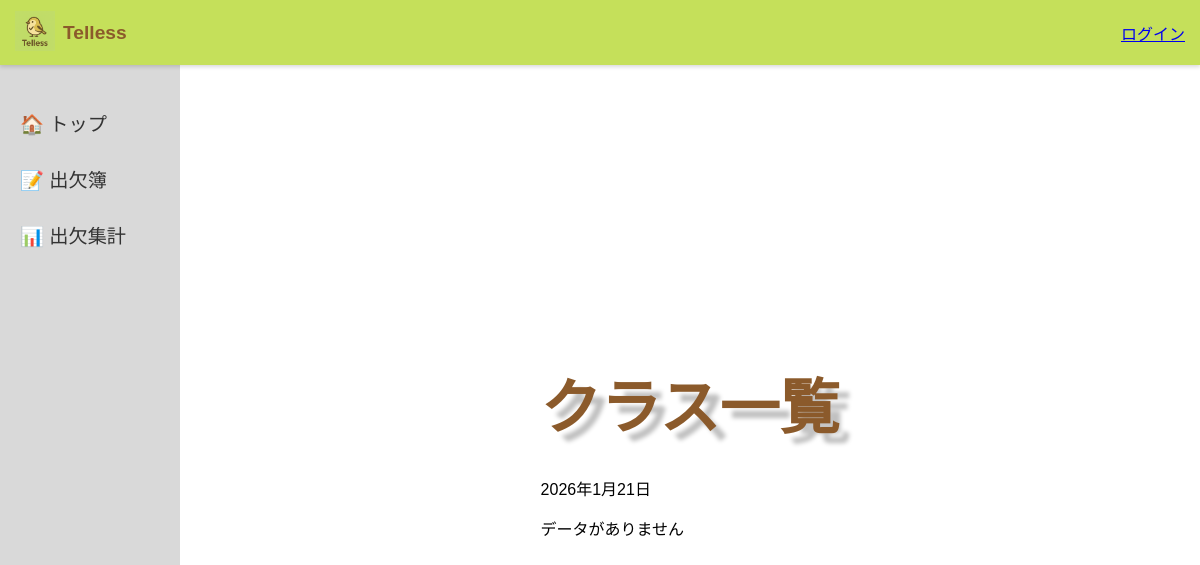
Page /class_list/ on the earlier database version.
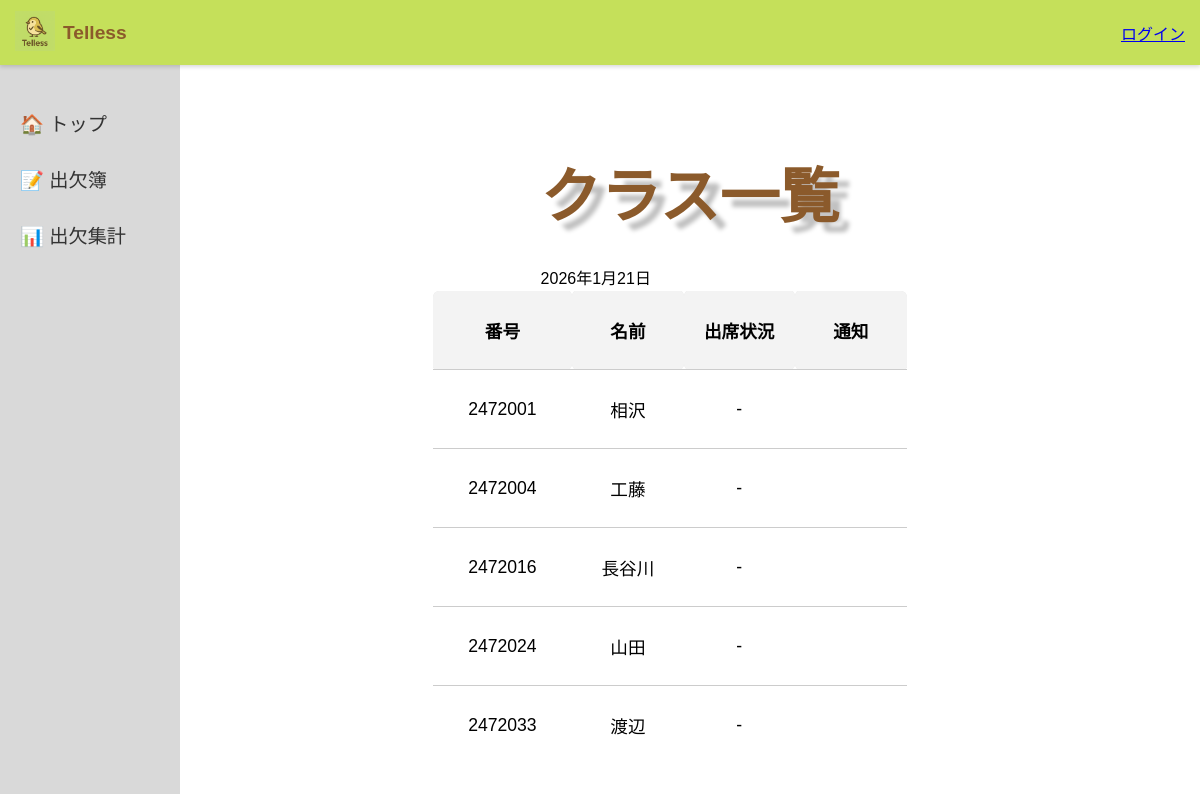
Same page on the later database version.
### telles/models.py (models this page shows, shortened)
class StudentProfile(models.Model):
    user = models.OneToOneField(
        CustomUser,
        on_delete=models.CASCADE,
        related_name='student_profile'
    )
    student_name = models.CharField(max_length=30)
    student_number = models.IntegerField()
    created_by_teacher = models.ForeignKey(
        TeacherProfile,
        on_delete=models.SET_NULL,
        null=True,
        blank=True,
        related_name='students'
    )
    created_at = models.DateTimeField(auto_now_add=True)
    department = models.ForeignKey(
        ClassRegistration,
        on_delete=models.SET_NULL,
        null=True,
        blank=True,
        related_name = 'students'
    )
    academic_year = models.CharField(max_length=10, blank=True, null=True)
    COURSE_YEARS_CHOICES = [
        (1, '1年制'),
        (2, '2年制'),
        (3, '3年制'),
    ]
    course_years = models.IntegerField(
        choices = COURSE_YEARS_CHOICES,
        null=True,
        blank=True
    )
    class Meta:
        db_table = 'student_database'  # 生徒専用テーブル名
        ordering = ['student_number']

### telles/views.py (the view)
# urls.py: path('class_list/', views.class_list, name='class_list'),
def class_list(request):
    date_str = request.GET.get("date")
    if date_str:
        target_date = datetime.strptime(date_str, "%Y-%m-%d").date()
    else:
        target_date = datetime.today().date()
    students = StudentProfile.objects.all()
    attendances = Attendance.objects.filter(
        date=target_date,
        checked=False
    )
    selected_year = request.session.get("selected_year")
    selected_class = request.session.get("selected_class")
    if selected_year and selected_class:
        students = students.filter(academic_year=selected_year, department__department=selected_class)
    attendance_map = {a.student_id: a for a in Attendance.objects.filter(date=target_date)}
    for s in students:
        s.attendance = attendance_map.get(s.id)
    notify_map = {att.student_id: att for att in attendances}
    return render(request, "class_list.html", {
        "students": students,
        "date": target_date,
        "notify_map": notify_map,   # 🔥 通知が来てる生徒が分かる
        "attendance_map": attendance_map
    })

### telles/templates/class_list.html (shortened to what this page needs)
{% extends "base.html" %}
{% block content %}
<div class="page-container">
  <h2 class="title">クラス一覧</h2>
  <span id="today"></span>
  {% if students %}
  <table class="class-table-detail">
    <thead>
      <tr>
        <th>番号</th>
        <th>名前</th>
        <th>出席状況</th>
        <th>通知</th>
      </tr>
    </thead>
    <tbody>
      {% for student in students %}
      <tr
        class="{% if not student.is_active %}student-inactive{% endif %}"
      >
        <td>{{ student.student_number }}</td>
        <td>
          {% if student.is_active %}
            {{ student.student_name }}
          {% else %}
            {{ student.student_name }}
          {% endif %}
        </td>
        <td>
          {% if not student.user.is_active %}
            <span class="student-inactive-text">退学</span>
          {% elif student.attendance %}
            <a href="{% url 'telles:detail' student.id date %}">
              {{ student.attendance.get_status_display }}
            </a>
          {% else %}
            -
          {% endif %}
          </td>
        <td>
        </td>
      </tr>
      {% endfor %}
    </tbody>
  </table>
  {% else %}
    <p class="empty">データがありません</p>
  {% endif %}
</div>
{% endblock %}

Differences in the rows shown:
added StudentProfile: student_number "2472001", student_name "相沢"
added StudentProfile: student_number "2472004", student_name "工藤"
added StudentProfile: student_number "2472016", student_name "長谷川"
added StudentProfile: student_number "2472024", student_name "山田"
added StudentProfile: student_number "2472033", student_name "渡辺"
Other differences:
text no longer shown: "データがありません"
text now shown: "番号 名前 出席状況 通知"
